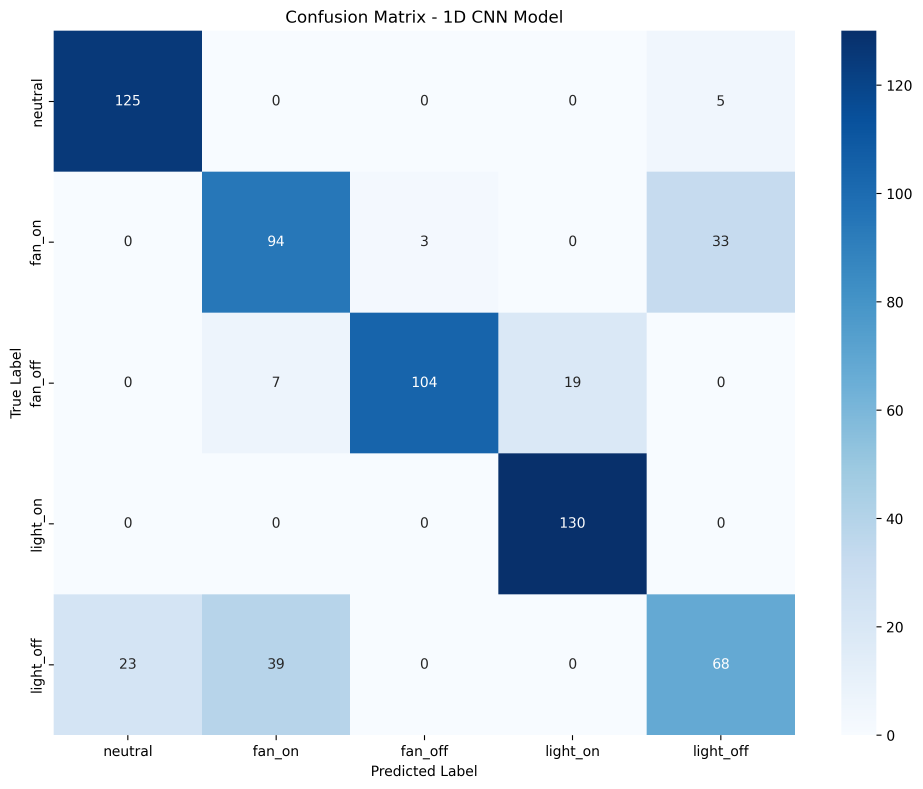
#> input picture results/confusion_matrix_cnn.png, 2767 x 2366 px (shown at 1/3 size)
$ python visualize_predictions.py
#> lines starting #> are read from the running program, lines starting #| are printed output that depends on the picture
"""
Visualization module for real-time EEG predictions
"""
import numpy as np
import matplotlib.pyplot as plt
import matplotlib.patches as patches
from matplotlib.animation import FuncAnimation
import seaborn as sns
import os
import sys
from config import (
    CLASS_NAMES,
    RESULTS_DIR,
)
# Set up matplotlib style
plt.style.use('seaborn-v0_8')
plt.rcParams['font.size'] = 10
class EEGVisualizer:
    """Visualization module for EEG signals and predictions"""
    def __init__(self, sampling_rate=250, n_channels=8):
        """
        Initialize the visualizer
        Parameters:
        sampling_rate (int): Sampling rate in Hz
        n_channels (int): Number of EEG channels
        """
        self.sampling_rate = sampling_rate
        self.n_channels = n_channels
        self.time_points = np.linspace(0, 2, sampling_rate * 2)  # 2 seconds of data
        self.class_names = CLASS_NAMES
        # Setup figure and subplots
        self.fig = plt.figure(figsize=(15, 10))
        # Subplot for EEG signals (first 8 channels)
        self.ax_signals = plt.subplot2grid((3, 4), (0, 0), colspan=3, rowspan=2)
        # Subplot for prediction probabilities
        self.ax_probs = plt.subplot2grid((3, 4), (0, 3))
        # Subplot for prediction history/timeline
        self.ax_timeline = plt.subplot2grid((3, 4), (1, 3))
        # Subplot for frequency spectrum
        self.ax_spectrum = plt.subplot2grid((3, 4), (2, 0), colspan=2)
        # Subplot for confusion matrix comparison
        self.ax_confusion = plt.subplot2grid((3, 4), (2, 2), colspan=2)
        plt.tight_layout()
    def plot_eeg_signals(self, signal_data, title="EEG Signals"):
        """
        Plot multi-channel EEG signals
        Parameters:
        signal_data (np.ndarray): EEG signal of shape (n_channels, n_samples)
        title (str): Plot title
        """
        self.ax_signals.clear()
        # Plot each channel with offset for clarity
        for ch in range(min(self.n_channels, signal_data.shape[0])):
            channel_data = signal_data[ch]
            # Normalize channel data for better visualization
            if np.std(channel_data) > 0:
                normalized_data = (channel_data - np.mean(channel_data)) / np.std(channel_data)
            else:
                normalized_data = channel_data
            # Offset each channel for clarity
            offset_data = normalized_data + ch * 3
            self.ax_signals.plot(self.time_points[:len(channel_data)], offset_data,
                                 label=f'Channel {ch + 1}', linewidth=0.8)
        self.ax_signals.set_title(title)
        self.ax_signals.set_xlabel('Time (s)')
        self.ax_signals.set_ylabel('Amplitude (offset)')
        self.ax_signals.legend(loc='upper right', fontsize=6)
        self.ax_signals.grid(True, alpha=0.3)
    def plot_prediction_probabilities(self, probabilities, pred_label=None):
        """
        Plot prediction probabilities as bar chart
        Parameters:
        probabilities (np.ndarray): Prediction probabilities for each class
        pred_label (str): Predicted label for highlighting
        """
        self.ax_probs.clear()
        colors = ['lightblue'] * len(self.class_names)
        if pred_label and pred_label in self.class_names:
            pred_idx = self.class_names.index(pred_label)
            colors[pred_idx] = 'orange'  # Highlight predicted class
        bars = self.ax_probs.bar(range(len(self.class_names)), probabilities, color=colors)
        self.ax_probs.set_xticks(range(len(self.class_names)))
        self.ax_probs.set_xticklabels(self.class_names, rotation=45, ha='right')
        self.ax_probs.set_ylabel('Probability')
        self.ax_probs.set_title('Prediction Probabilities')
        self.ax_probs.set_ylim(0, 1)
        # Add value labels on bars
        for i, (bar, prob) in enumerate(zip(bars, probabilities)):
            self.ax_probs.text(bar.get_x() + bar.get_width() / 2, bar.get_height() + 0.01,
                               f'{prob:.2f}', ha='center', va='bottom', fontsize=8)
    def plot_prediction_timeline(self, history_labels, history_confidences, max_history=20):
        """
        Plot timeline of recent predictions
        Parameters:
        history_labels (list): List of recent prediction labels
        history_confidences (list): List of recent prediction confidences
        max_history (int): Maximum number of history items to display
        """
        self.ax_timeline.clear()
        # Limit history to max_history items
        if len(history_labels) > max_history:
            history_labels = history_labels[-max_history:]
            history_confidences = history_confidences[-max_history:]
        # Create color mapping based on confidence
        colors = []
        for conf in history_confidences:
            if conf > 0.8:
                colors.append('green')      # High confidence
            elif conf > 0.5:
                colors.append('orange')     # Medium confidence
            else:
                colors.append('red')        # Low confidence
        # Plot timeline
        indices = range(len(history_labels))
        self.ax_timeline.scatter(indices, [1] * len(history_labels),
                                 c=colors, s=50, alpha=0.7)
        # Add labels
        for i, (label, conf) in enumerate(zip(history_labels, history_confidences)):
            self.ax_timeline.text(i, 1.05, f'{label[:3]}\n{conf:.2f}',
                                  ha='center', va='bottom', fontsize=6)
        self.ax_timeline.set_ylim(0.9, 1.2)
        self.ax_timeline.set_xlim(-0.5, len(history_labels) - 0.5)
        self.ax_timeline.set_yticks([])
        self.ax_timeline.set_title('Prediction History')
        self.ax_timeline.set_xlabel('Recent Predictions')
    def plot_frequency_spectrum(self, signal_data, channel=0):
        """
        Plot frequency spectrum of EEG signal
        Parameters:
        signal_data (np.ndarray): EEG signal of shape (n_channels, n_samples)
        channel (int): Channel to analyze
        """
        self.ax_spectrum.clear()
        if channel >= signal_data.shape[0]:
            channel = 0
        # Get channel data
        channel_data = signal_data[channel]
        # Compute FFT
        fft_vals = np.fft.fft(channel_data)
        fft_freq = np.fft.fftfreq(len(channel_data), 1 / self.sampling_rate)
        # Only use positive frequencies
        positive_freq_idx = fft_freq >= 0
        fft_vals = fft_vals[positive_freq_idx]
        fft_freq = fft_freq[positive_freq_idx]
        # Power spectral density
        psd = np.abs(fft_vals) ** 2
        # Plot
        self.ax_spectrum.plot(fft_freq, psd, linewidth=1)
        self.ax_spectrum.set_title(f'Frequency Spectrum (Channel {channel + 1})')
        self.ax_spectrum.set_xlabel('Frequency (Hz)')
        self.ax_spectrum.set_ylabel('Power')
        self.ax_spectrum.grid(True, alpha=0.3)
        # Highlight frequency bands
        bands = {
            'δ (0.5-4 Hz)': (0.5, 4, 'purple'),
            'θ (4-8 Hz)': (4, 8, 'blue'),
            'α (8-13 Hz)': (8, 13, 'green'),
            'β (13-30 Hz)': (13, 30, 'orange'),
            'γ (30-45 Hz)': (30, 45, 'red')
        }
        for band_name, (low, high, color) in bands.items():
            if low <= 30:  # Only show bands up to 30 Hz for clarity
                self.ax_spectrum.axvspan(low, high, alpha=0.2, color=color,
                                         label=f'{band_name}')
        self.ax_spectrum.legend(loc='upper right', fontsize=6)
    def plot_confusion_matrix_comparison(self, conf_matrix_path=None):
        """
        Plot confusion matrix comparison (from validation results)
        Parameters:
        conf_matrix_path (str): Path to confusion matrix image
        """
        self.ax_confusion.clear()
        # If confusion matrix image exists, load and display it
        if conf_matrix_path and os.path.exists(conf_matrix_path):
            try:
                from PIL import Image
                img = Image.open(conf_matrix_path)
                self.ax_confusion.imshow(img)
                self.ax_confusion.axis('off')
                self.ax_confusion.set_title('Confusion Matrix (Validation)')
                return
            except:
                pass  # Fall back to placeholder if image loading fails
        # Placeholder text if no image available
        self.ax_confusion.text(0.5, 0.5, 'Confusion Matrix\n(Validation Results)',
                               ha='center', va='center', transform=self.ax_confusion.transAxes,
                               fontsize=12, bbox=dict(boxstyle="round,pad=0.3", facecolor="lightblue"))
        self.ax_confusion.axis('off')
        self.ax_confusion.set_title('Confusion Matrix (Validation)')
    def update_visualization(self, signal_data, probabilities, pred_label, confidence,
                             history_labels, history_confidences, channel=0):
        """
        Update all visualization components
        Parameters:
        signal_data (np.ndarray): EEG signal of shape (n_channels, n_samples)
        probabilities (np.ndarray): Prediction probabilities
        pred_label (str): Predicted label
        confidence (float): Prediction confidence
        history_labels (list): History of predictions
        history_confidences (list): History of confidences
        channel (int): Channel for frequency analysis
        """
        # Update all plots
        self.plot_eeg_signals(signal_data, f"EEG Signals (Prediction: {pred_label}, Confidence: {confidence:.2f})")
        self.plot_prediction_probabilities(probabilities, pred_label)
        self.plot_prediction_timeline(history_labels, history_confidences)
        self.plot_frequency_spectrum(signal_data, channel)
        self.plot_confusion_matrix_comparison(os.path.join(RESULTS_DIR, "confusion_matrix_cnn.png"))
        plt.draw()
    def save_visualization(self, filepath):
        """
        Save current visualization to file
        Parameters:
        filepath (str): Path to save visualization
        """
        self.fig.savefig(filepath, dpi=300, bbox_inches='tight')
        print(f"Visualization saved to {filepath}")
    def show(self):
        """Display the visualization"""
        plt.show()
def demonstrate_visualization():
    """Demonstrate the visualization module with sample data"""
    print("Demonstrating EEG visualization module...")
    # Initialize visualizer
    visualizer = EEGVisualizer()
    # Generate sample EEG data
    n_samples = 500
    n_channels = 8
    t = np.linspace(0, 2, n_samples)
    # Create sample signal with multiple components
    signal_data = np.zeros((n_channels, n_samples))
    for ch in range(n_channels):
        signal_data[ch] = (
            np.sin(2 * np.pi * 10 * t) +  # 10 Hz component
            0.5 * np.sin(2 * np.pi * 20 * t) +  # 20 Hz component
            0.3 * np.sin(2 * np.pi * 30 * t) +  # 30 Hz component
            0.1 * np.random.randn(n_samples)  # Noise
        )
    # Sample predictions
    probabilities = np.array([0.1, 0.2, 0.05, 0.5, 0.15])  # Sample probabilities
    pred_label = "light_on"
    confidence = 0.5
    # Sample history
    history_labels = ["neutral", "fan_on", "fan_off", "light_on", "neutral"]
    history_confidences = [0.9, 0.8, 0.7, 0.95, 0.85]
    # Update visualization
    visualizer.update_visualization(
        signal_data,
        probabilities,
        pred_label,
        confidence,
        history_labels,
        history_confidences
    )
#> in plot_confusion_matrix_comparison, img is the input picture: PIL image 2767x2366 RGBA; mean R, G, B, A 207.2, 222.2, 236.3, 255
    # Save visualization
    output_path = os.path.join(RESULTS_DIR, "sample_visualization.png")
    visualizer.save_visualization(output_path)
#> in save_visualization, `self.fig.savefig(filepath, dpi=300, bbox_inches='tight')`:
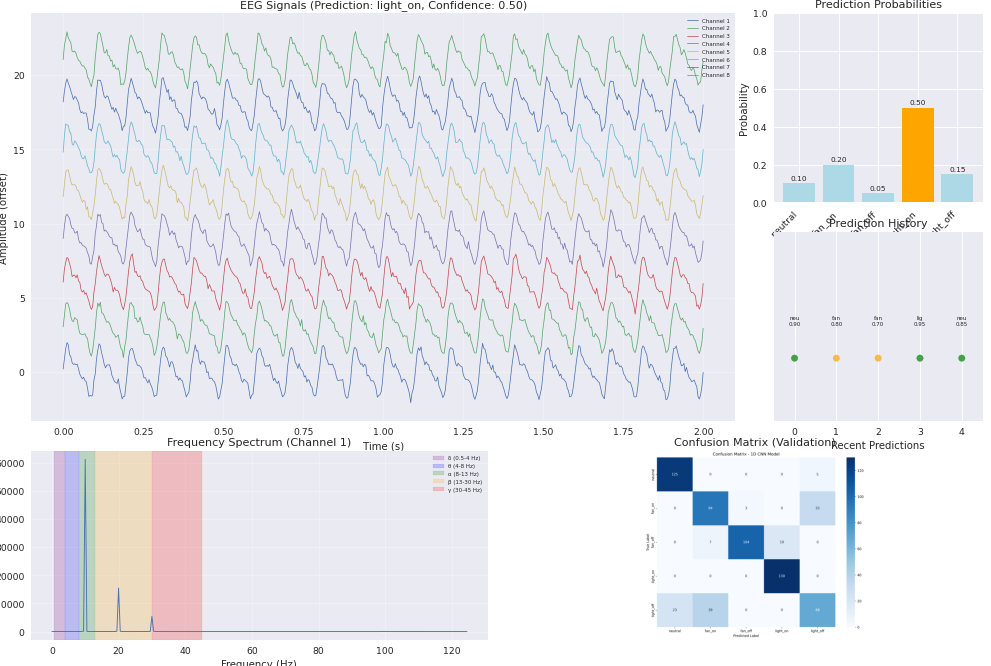
#> figure drawn by matplotlib, 5 panels; panel 1: curve peaks at x = 0.012, y = 2; panel 1: curve peaks at x = 1.31, y = 4.95; panel 1: curve peaks at x = 0.216, y = 7.97; panel 2: tallest bar 0.5 high, from x = 2.6 to 3.4
    print(f"Sample visualization saved to {output_path}")
    print("Visualization demonstration completed!")
if __name__ == "__main__":
    demonstrate_visualization()
